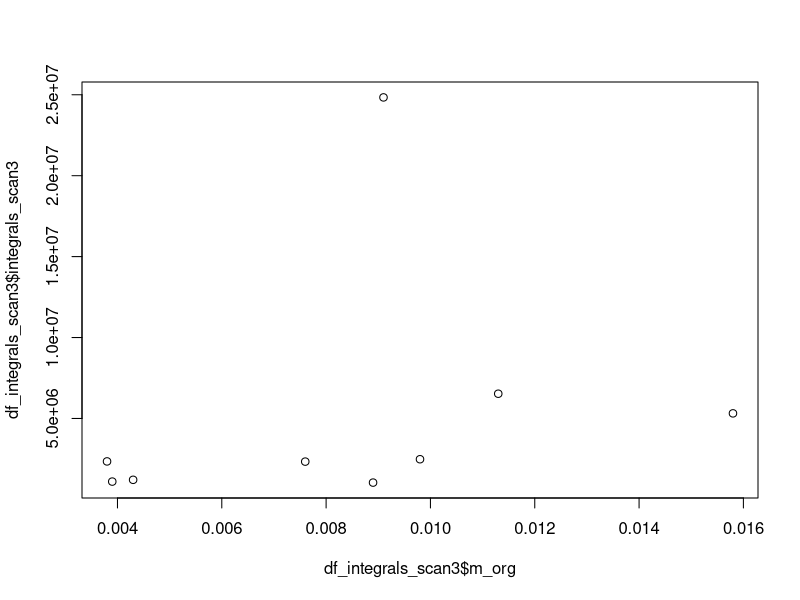
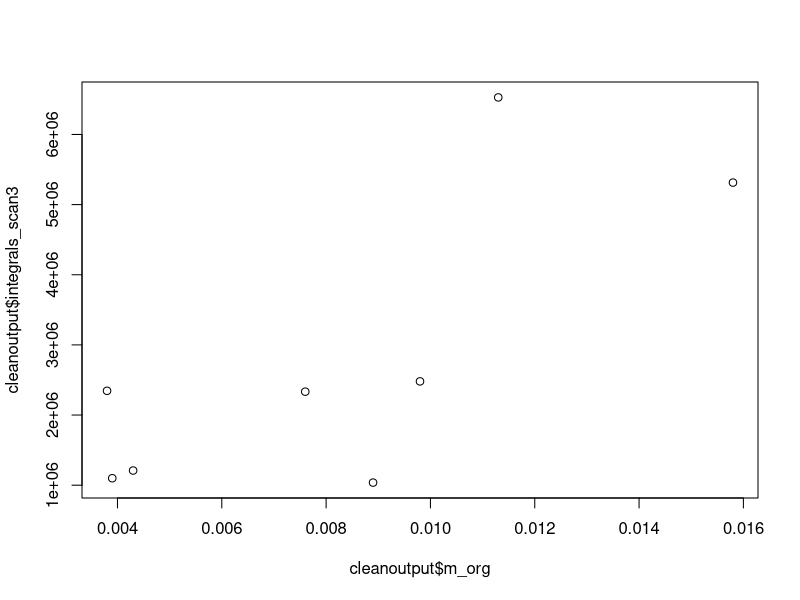
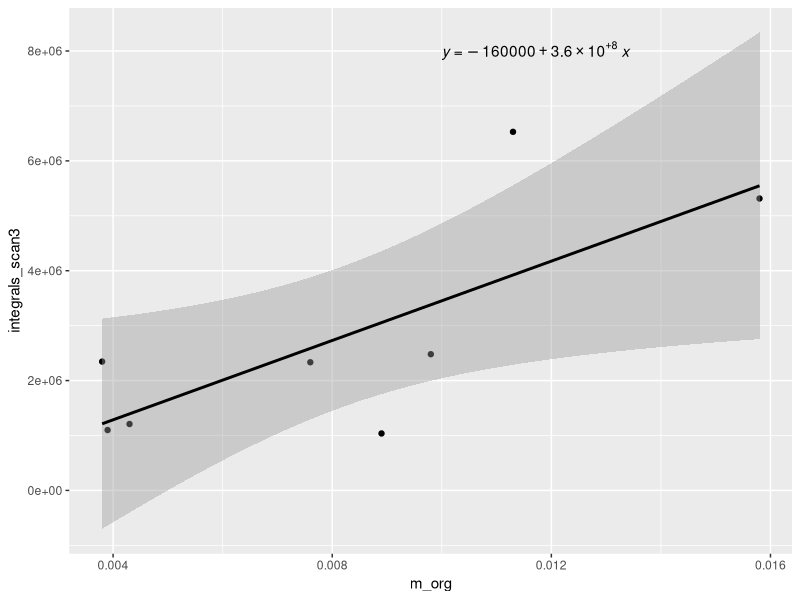

Reproduce these figures in R, in order.
#-------------- Intro -------------------
# username: alecastillab
# Name: María Alejandra Castilla Bolaños
# Affiliation: Ph.D. Student in Medical Biophysics, Near's lab, University of Toronto
# Physical Sciences, Sunnybrook
#-------------- Declaring integral vector -------------------
integrals_scan4 <- c(1013681.83077109,	1740065.72646358,	3158945.37129312,	492051.309594797,	555472.774266667,	358637.817561697,	937387.584418775,	1259140.66491945,	995873.107287070)

integrals_scan3 <- c(6528424.54934505,	5314296.16059844,	24837035.5865943,	1099090.19830726,	2479930.32369288,	1209053.96561301,	2333201.41742437,	1036917.02000616,	2345479.47206918)
#-------------- Saving integrals into a data frame------------
df_integrals_scan3 <- as.data.frame(integrals_scan3)
df_integrals_scan3$m_org <- c(0.0113, 0.0158, 0.0091, 0.0039, 0.0098, 0.0043, 0.0076, 0.0089, 0.0038)
# clean data, by deleting third row
cleanoutput <- df_integrals_scan3[-c(3),]

plot(df_integrals_scan3$m_org, df_integrals_scan3$integrals_scan3)

plot(cleanoutput$m_org, cleanoutput$integrals_scan3)
#-------------- Fitting a model m_org~integrals ------------
lm_mass = lm(m_org~integrals_scan3, data = df_integrals_scan3) #Create the linear regression
lm_mass = lm(m_org~integrals_scan3, data = cleanoutput) #Create the linear regression for cleanoutput
summary(lm_mass) #Review the results

#----------------plotting ----------------------------------
library(tidyverse)
library(ggplot2)
#install.packages("ggpubr") #to put the equation in the plot
library(ggpubr)


regression <- ggplot(cleanoutput, aes(x = m_org, y = integrals_scan3)) + 
  geom_point()
# adding the line to the plot
regression <- regression + geom_smooth(method="lm", col="black")

# adding the equation to the plot
regression <- regression + stat_regline_equation(label.x = 0.01, label.y = 8e6)
regression


